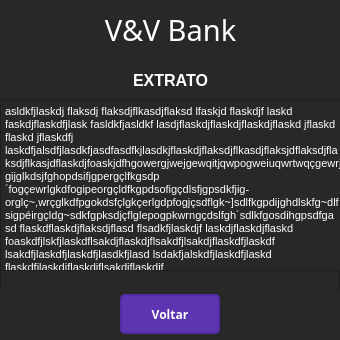
<?xml version="1.0" encoding="UTF-8"?>
<ui version="4.0">
 <class>Tela_Extrato</class>
 <widget class="QMainWindow" name="Tela_Extrato">
  <property name="geometry">
   <rect>
    <x>0</x>
    <y>0</y>
    <width>340</width>
    <height>340</height>
   </rect>
  </property>
  <property name="minimumSize">
   <size>
    <width>340</width>
    <height>340</height>
   </size>
  </property>
  <property name="maximumSize">
   <size>
    <width>340</width>
    <height>340</height>
   </size>
  </property>
  <property name="windowTitle">
   <string>V&amp;V Extrato</string>
  </property>
  <property name="styleSheet">
   <string notr="true">QFrame {
	color: rgb(40, 40, 40)
}</string>
  </property>
  <widget class="QWidget" name="centralwidget">
   <property name="minimumSize">
    <size>
     <width>340</width>
     <height>340</height>
    </size>
   </property>
   <property name="maximumSize">
    <size>
     <width>340</width>
     <height>340</height>
    </size>
   </property>
   <layout class="QVBoxLayout" name="verticalLayout_2">
    <property name="spacing">
     <number>0</number>
    </property>
    <property name="leftMargin">
     <number>0</number>
    </property>
    <property name="topMargin">
     <number>0</number>
    </property>
    <property name="rightMargin">
     <number>0</number>
    </property>
    <property name="bottomMargin">
     <number>0</number>
    </property>
    <item>
     <widget class="QFrame" name="frame">
      <property name="minimumSize">
       <size>
        <width>340</width>
        <height>340</height>
       </size>
      </property>
      <property name="maximumSize">
       <size>
        <width>340</width>
        <height>340</height>
       </size>
      </property>
      <property name="styleSheet">
       <string notr="true">background-color: rgb(40, 40, 40);</string>
      </property>
      <property name="frameShape">
       <enum>QFrame::StyledPanel</enum>
      </property>
      <property name="frameShadow">
       <enum>QFrame::Raised</enum>
      </property>
      <widget class="QWidget" name="horizontalLayoutWidget">
       <property name="geometry">
        <rect>
         <x>0</x>
         <y>0</y>
         <width>341</width>
         <height>61</height>
        </rect>
       </property>
       <layout class="QHBoxLayout" name="horizontalLayout">
        <item>
         <widget class="QLabel" name="labelBanco">
          <property name="enabled">
           <bool>true</bool>
          </property>
          <property name="minimumSize">
           <size>
            <width>0</width>
            <height>40</height>
           </size>
          </property>
          <property name="maximumSize">
           <size>
            <width>16777215</width>
            <height>40</height>
           </size>
          </property>
          <property name="font">
           <font>
            <family>MV Boli</family>
            <pointsize>22</pointsize>
            <weight>50</weight>
            <bold>false</bold>
           </font>
          </property>
          <property name="styleSheet">
           <string notr="true">QLabel {
	color: rgb(255, 255, 255);
}</string>
          </property>
          <property name="text">
           <string>V&amp;V Bank</string>
          </property>
          <property name="alignment">
           <set>Qt::AlignCenter</set>
          </property>
         </widget>
        </item>
       </layout>
      </widget>
      <widget class="QWidget" name="horizontalLayoutWidget_2">
       <property name="geometry">
        <rect>
         <x>0</x>
         <y>289</y>
         <width>341</width>
         <height>51</height>
        </rect>
       </property>
       <layout class="QHBoxLayout" name="horizontalLayout_2">
        <item>
         <widget class="QPushButton" name="pushButton_Voltar">
          <property name="minimumSize">
           <size>
            <width>100</width>
            <height>30</height>
           </size>
          </property>
          <property name="maximumSize">
           <size>
            <width>100</width>
            <height>40</height>
           </size>
          </property>
          <property name="font">
           <font>
            <family>Unispace</family>
            <weight>75</weight>
            <bold>true</bold>
           </font>
          </property>
          <property name="styleSheet">
           <string notr="true">QPushButton {
	
	background-color: rgb(94, 53, 177);
	border: 2px solid rgb(81, 45, 168);
	border-radius: 5px;
	color: rgb(255, 255, 255);
}

QPushButton:hover {
	
	background-color: rgb(60, 60, 60);
	border: 2px solid rgb(70,70,70);
}

QPushButton:pressed {
	
	background-color: rgb(40, 40, 40);
	border: 2px solid rgb(81, 45, 168);
	color: rgb(255, 255, 255);
}</string>
          </property>
          <property name="text">
           <string>Voltar</string>
          </property>
         </widget>
        </item>
       </layout>
      </widget>
      <widget class="QLabel" name="labelExtrato">
       <property name="enabled">
        <bool>true</bool>
       </property>
       <property name="geometry">
        <rect>
         <x>0</x>
         <y>60</y>
         <width>341</width>
         <height>40</height>
        </rect>
       </property>
       <property name="minimumSize">
        <size>
         <width>0</width>
         <height>40</height>
        </size>
       </property>
       <property name="maximumSize">
        <size>
         <width>16777215</width>
         <height>40</height>
        </size>
       </property>
       <property name="font">
        <font>
         <pointsize>12</pointsize>
         <weight>75</weight>
         <bold>true</bold>
        </font>
       </property>
       <property name="styleSheet">
        <string notr="true">QLabel {
	color: rgb(255, 255, 255);
}</string>
       </property>
       <property name="text">
        <string>EXTRATO</string>
       </property>
       <property name="alignment">
        <set>Qt::AlignCenter</set>
       </property>
      </widget>
      <widget class="QWidget" name="verticalLayoutWidget">
       <property name="geometry">
        <rect>
         <x>0</x>
         <y>100</y>
         <width>361</width>
         <height>171</height>
        </rect>
       </property>
       <layout class="QVBoxLayout" name="verticalLayout">
        <item>
         <layout class="QHBoxLayout" name="horizontalLayout_5">
          <item>
           <widget class="QTextEdit" name="textEdit_Historico">
            <property name="styleSheet">
             <string notr="true">QTextEdit {
	color: rgb(255, 255, 255);
}</string>
            </property>
            <property name="readOnly">
             <bool>true</bool>
            </property>
            <property name="html">
             <string>&lt;!DOCTYPE HTML PUBLIC &quot;-//W3C//DTD HTML 4.0//EN&quot; &quot;http://www.w3.org/TR/REC-html40/strict.dtd&quot;&gt;
&lt;html&gt;&lt;head&gt;&lt;meta name=&quot;qrichtext&quot; content=&quot;1&quot; /&gt;&lt;style type=&quot;text/css&quot;&gt;
p, li { white-space: pre-wrap; }
&lt;/style&gt;&lt;/head&gt;&lt;body style=&quot; font-family:'MS Shell Dlg 2'; font-size:8.25pt; font-weight:400; font-style:normal;&quot;&gt;
&lt;p style=&quot; margin-top:0px; margin-bottom:0px; margin-left:0px; margin-right:0px; -qt-block-indent:0; text-indent:0px;&quot;&gt;asldkfjlaskdj flaksdj flaksdjflkasdjflaksd lfaskjd flaskdjf laskd faskdjflaskdfjlask fasldkfjasldkf lasdjflaskdjflaskdjflaskdjflaskd jflaskd flaskd jflaskdfj laskdfjalsdfjlasdkfjasdfasdfkjlasdkjflaskdjflaksdjflkasdjflaksjdflaksdjflaksdjflkasjdflaskdjfoaskjdfhgowergjwejgewqitjqwpogweiuqwrtwqçgewrjgijglkdsjfghopdsifjgpergçlfkgsdp´fogçewrlgkdfogipeorgçldfkgpdsofigçdlsfjgpsdkfjig-orglç~,wrçglkdfpgokdsfçlgkçerlgdpfogjçsdflgk~]sdlfkgpdijghdlskfg~dlfsigpéirgçldg~sdkfgpksdjçflglepogpkwrngçdslfgh´sdlkfgosdihgpsdfga sd flaskdflaskdjflaksdjflasd flsadkfjlaskdjf laskdjflaskdjflaskd foaskdfjlskfjlaskdflsakdjflaskdjflsakdfjlsakdjflaskdfjlaskdf lsakdfjlaskdfjlaskdfjlasdkfjlasd lsdakfjalskdfjlaskdfjlaskd flaskdfjlaskdjflaskdjflsakdjflaskdjf &lt;/p&gt;
&lt;p style=&quot; margin-top:0px; margin-bottom:0px; margin-left:0px; margin-right:0px; -qt-block-indent:0; text-indent:0px;&quot;&gt;asdfasdf&lt;/p&gt;&lt;/body&gt;&lt;/html&gt;</string>
            </property>
           </widget>
          </item>
         </layout>
        </item>
       </layout>
      </widget>
     </widget>
    </item>
   </layout>
  </widget>
 </widget>
 <resources/>
 <connections/>
</ui>
